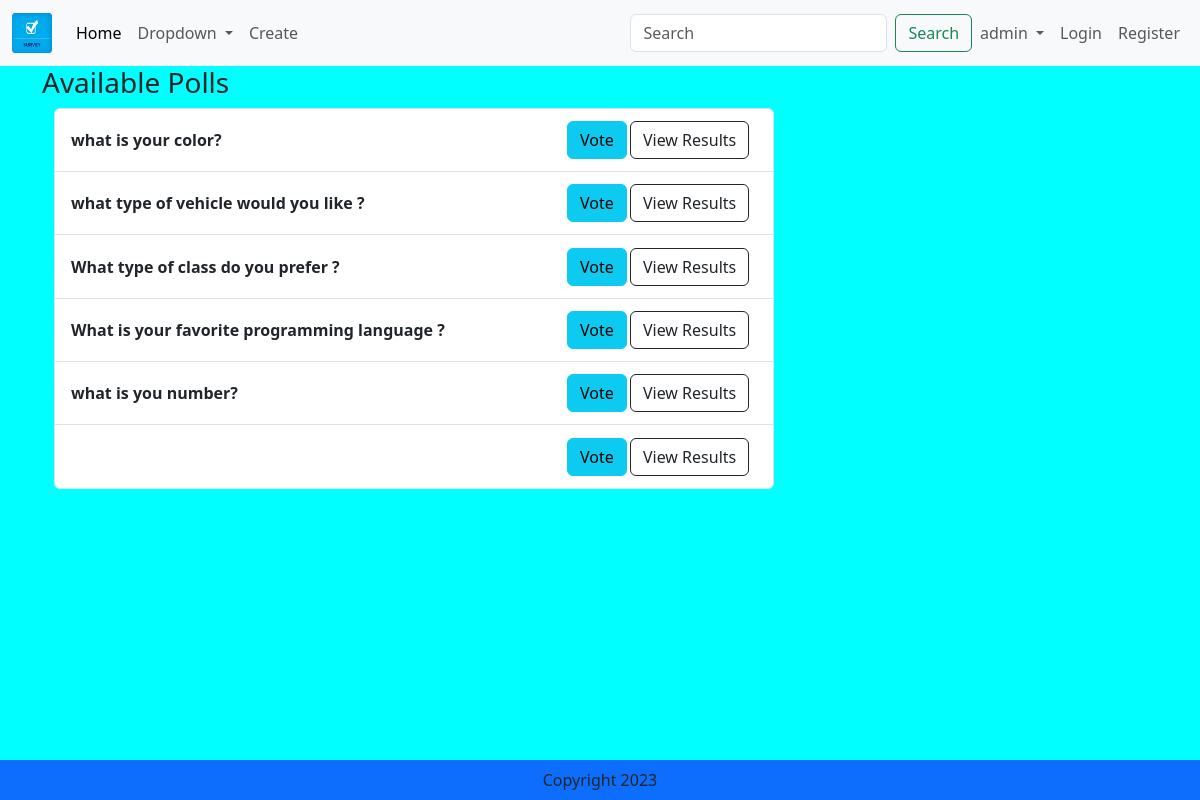
The app's page / (signed in) with its own data.
### app/models.py (models this page shows, shortened)
class Entity(models.Model):
    question =  models.TextField()
    rate_question = models.TextField(max_length=50, default="")

### app/views.py (the view)
# urls.py: 2. Add a URL to urlpatterns:  path('', views.home, name='home')
def home(request):
    question = Entity.objects.all()
    context = {'question': question}
    return render(request,'home.html',context)

### templates/home.html
{% extends 'base.html' %}
{% load static %}
{% block main-content %}
<div class="container ">
    <div class="col-lg-8 col-lg-offset-2 ">
            <h3 class="panel-title">Available Polls</h3>
            <div class="container ">
                <ul class="list-group">
                    {% for question in question  %}
                    <li class="list-group-item d-flex justify-content-between align-items-center">
                        <strong>{{question.question}}</strong>
                        <span class="badge badge-primary badge-pill">
                            <a href="{% url 'vote' question.id %}" class="btn btn-info btn-xs">Vote</a>
                            <a href="{% url 'result' question.id %}" class="btn btn-default btn-outline-dark btn-xs">View Results</a>
                        </span>
                    </li>
                    {% endfor %}
                </ul>
            </div>
    </div>
</div>
{% endblock main-content %}

### templates/base.html (shortened to what this page needs)
{% load static %}
<!DOCTYPE html>
<html>
    <head>
        <link href="https://cdn.jsdelivr.net/npm/bootstrap@5.3.0/dist/css/bootstrap.min.css" rel="stylesheet">
        <link href="{% static 'style.css' %}" rel="stylesheet" />
    </head>
    <body>
        <nav class="navbar navbar-expand-lg bg-body-tertiary">
            <div class="container-fluid">
              <a class="navbar-brand" href="{% url 'home' %}">
                <img src="{% static 'images/survey-icon.png' %}" width="40" height="40" class="img-responsive"/>
              </a>
              <div class="collapse navbar-collapse" id="navbarSupportedContent">
                <ul class="navbar-nav me-auto mb-2 mb-lg-0">
                  <li class="nav-item">
                    <a class="nav-link active" aria-current="page" href="{% url 'home' %}">Home</a>
                  </li>
                  <li class="nav-item dropdown">
                    <a class="nav-link dropdown-toggle" href="#" role="button" data-bs-toggle="dropdown" aria-expanded="false">
                      Dropdown
                    </a>
                  </li>
                  <li class="nav-item">
                    <a class="nav-link" href="{% url 'create' %}">Create</a>
                  </li>
                </ul>
                <form class="d-flex" role="search">
                  <input class="form-control me-2" type="search" placeholder="Search" aria-label="Search">
                  <button class="btn btn-outline-success" type="submit">Search</button>
                </form>
              </div>
              <ul class="navbar-nav me-auto mb-2 mb-lg-0">
                <li class="nav-item dropdown">
                  <a class="nav-link dropdown-toggle" href="#" role="button" data-bs-toggle="dropdown" aria-expanded="false">
                   {{request.user}}
                  </a>
                </li>
                <li class="nav-item">
                  <a class="nav-link" href="{% url 'login' %}">Login</a>
                </li>
                <li class="nav-item">
                  <a class="nav-link" href="{% url 'register' %}">Register</a>
                </li>
              </ul>
            </div>
          </nav>
          {% block main-content %}
          {% endblock main-content %}
          <footer class="container--fluid bg-primary text-center fixed-bottom p-2 mt-5 ">
            Copyright 2023
          </footer>
    </body>
</html>

### static/style.css (style rules this page uses)
body { background-color: aqua; }

### records on screen
Entity: question "what is your color?"
Entity: question "what type of vehicle would you like ?"
Entity: question "What type of class do you prefer ?"
Entity: question "What is your favorite programming language ?"
Entity: question "what is you number?"

### other values on screen
{{ request.user }} "admin"
